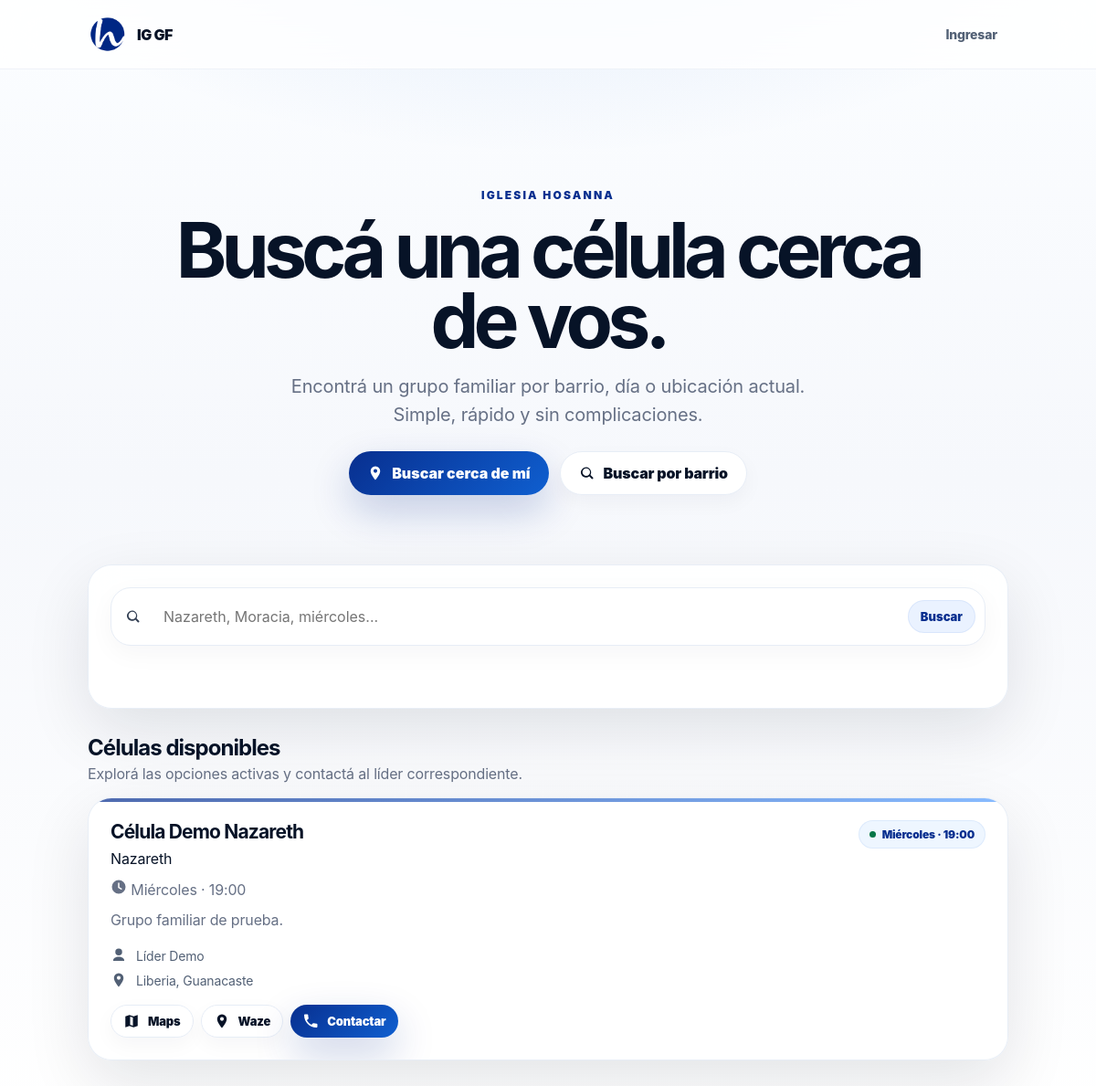
The page / on the database its author committed.
### app.py (models this page shows, shortened)
class Cell(db.Model):
    id = db.Column(db.Integer, primary_key=True)
    name = db.Column(db.String(150), nullable=False)
    leader_id = db.Column(db.Integer, db.ForeignKey('user.id'), nullable=True)
    leader = db.relationship('User', backref='cells')
    barrio = db.Column(db.String(120), nullable=False)
    barrio_other = db.Column(db.String(120), nullable=True)
    address = db.Column(db.String(255), nullable=False)
    day = db.Column(db.String(20), nullable=False)
    time = db.Column(db.String(10), nullable=False)
    phone = db.Column(db.String(30), nullable=True)
    description = db.Column(db.Text, nullable=True)
    google_maps_url = db.Column(db.Text, nullable=True)
    waze_url = db.Column(db.Text, nullable=True)
    latitude = db.Column(db.Float, nullable=True)
    longitude = db.Column(db.Float, nullable=True)
    status = db.Column(db.String(20), default='active') # active, paused, full
    created_at = db.Column(db.DateTime, default=datetime.utcnow)

class User(db.Model, UserMixin):
    id = db.Column(db.Integer, primary_key=True)
    name = db.Column(db.String(120), nullable=False)
    email = db.Column(db.String(180), unique=True, nullable=False)
    phone = db.Column(db.String(30), nullable=True)
    password_hash = db.Column(db.String(255), nullable=False)
    role = db.Column(db.String(20), nullable=False, default='leader') # admin, leader, member-reserved
    active = db.Column(db.Boolean, default=True)
    created_at = db.Column(db.DateTime, default=datetime.utcnow)

### app.py (the view)
@app.route('/')
def public_home():
    q = (request.args.get('q') or '').strip()
    cells = Cell.query.filter_by(status='active')
    if q:
        like = f'%{q}%'
        cells = cells.filter(db.or_(Cell.barrio.ilike(like), Cell.barrio_other.ilike(like), Cell.name.ilike(like), Cell.address.ilike(like), Cell.day.ilike(like)))
    cells = cells.order_by(Cell.name.asc()).all()
    return render_template('public_home.html', cells=cells, q=q)

### app.py (called while the page is built)
@app.context_processor
def inject_globals():
    return dict(DAYS=DAYS, HOURS=HOURS, BARRIOS_LIBERIA=BARRIOS_LIBERIA, APP_PUBLIC_URL=APP_PUBLIC_URL)

### templates/public_home.html (shortened to what this page needs)
{% extends 'base.html' %}{% block title %}Buscar célula{% endblock %}{% block content %}
<section class="hero fade-up">
  <div class="eyebrow">Iglesia Hosanna</div>
  <h1>Buscá una célula cerca de vos.</h1>
  <p>Encontrá un grupo familiar por barrio, día o ubicación actual. Simple, rápido y sin complicaciones.</p>
  <div class="actions">
    <button class="btn primary" id="nearBtn"><span class="icon location"></span>Buscar cerca de mí</button>
    <a class="btn ghost" href="#search"><span class="icon search"></span>Buscar por barrio</a>
  </div>
</section>
<section class="panel search-panel fade-up delay-1" id="search">
  <form class="searchbar" autocomplete="off">
    <span class="icon search"></span>
    <input name="q" value="{{q}}" placeholder="Nazareth, Moracia, miércoles..." aria-label="Buscar célula">
    <button class="btn small soft">Buscar</button>
  </form>
  <div id="nearStatus" class="muted near-status"></div>
</section>
<section class="results-head fade-up delay-2">
  <div>
    <h2>Células disponibles</h2>
    <p>Explorá las opciones activas y contactá al líder correspondiente.</p>
  </div>
</section>
<section class="grid cards fade-up delay-3" id="normalResults">
  {% for c in cells %}{% include 'partials/cell_card.html' %}{% else %}<div class="empty">No encontramos células con esa búsqueda.</div>{% endfor %}
</section>
{% endblock %}

### templates/partials/cell_card.html
<article class="card">
  <div class="card-top">
    <div>
      <h3>{{ c.name }}</h3>
      <p>{{ c.barrio_other or c.barrio }}</p>
    </div>
    {% if c.distance_label is defined %}
      <span class="pill distance-pill"><span class="icon location"></span>{{ c.distance_label }}</span>
    {% else %}
      <span class="pill status-pill"><span class="status-dot"></span>{{ c.day }} · {{ c.time }}</span>
    {% endif %}
  </div>
  {% if c.distance_label is defined %}
    <p class="distance-line"><span class="icon location"></span>{{ c.distance_label }} de tu ubicación</p>
    <p class="muted"><span class="icon clock"></span> {{ c.day }} · {{ c.time }}</p>
  {% else %}
    <p class="muted"><span class="icon clock"></span> {{ c.day }} · {{ c.time }}</p>
  {% endif %}
  <p class="muted">{{ c.description or 'Célula disponible para integrarte.' }}</p>
  <div class="meta">
    <span><i class="icon user"></i>{{ c.leader.name if c.leader else 'Líder por asignar' }}</span>
    <span><i class="icon location"></i>{{ c.address }}</span>
  </div>
  <div class="card-actions">
    {% if c.google_maps_url %}<a class="btn small ghost" target="_blank" href="{{ c.google_maps_url }}"><span class="icon map"></span>Maps</a>{% endif %}
    {% if c.waze_url %}<a class="btn small ghost" target="_blank" href="{{ c.waze_url }}"><span class="icon location"></span>Waze</a>{% endif %}
    {% if c.phone %}<a class="btn small primary" href="sms:{{ c.phone }}"><span class="icon phone"></span>Contactar</a>{% endif %}
  </div>
</article>

### rows shown on the page
Cell: name "Célula Demo Nazareth", barrio_other+barrio "Nazareth", day "Miércoles", time "19:00", description "Grupo familiar de prueba.", leader "Líder Demo", address "Liberia, Guanacaste"
